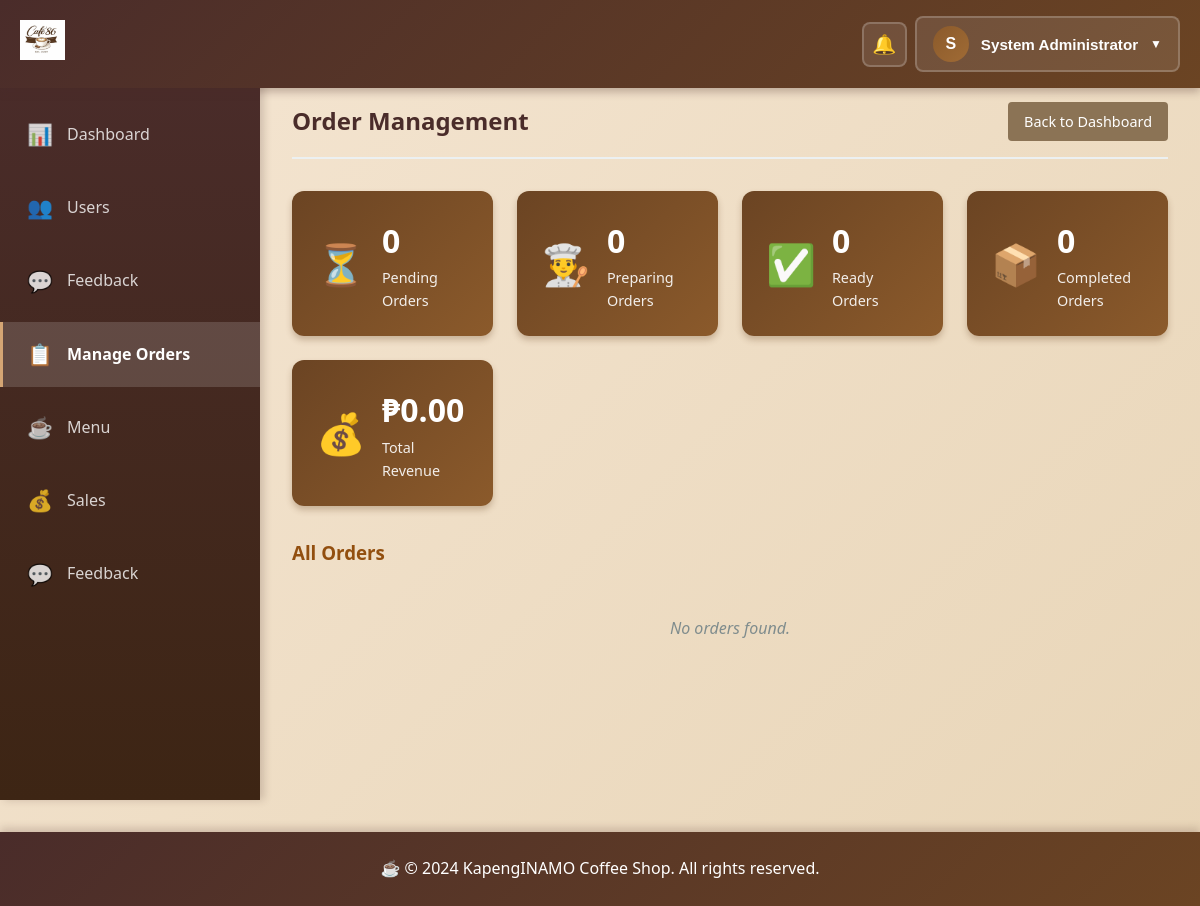
The app's page /admin/orders.php (signed in), older data.
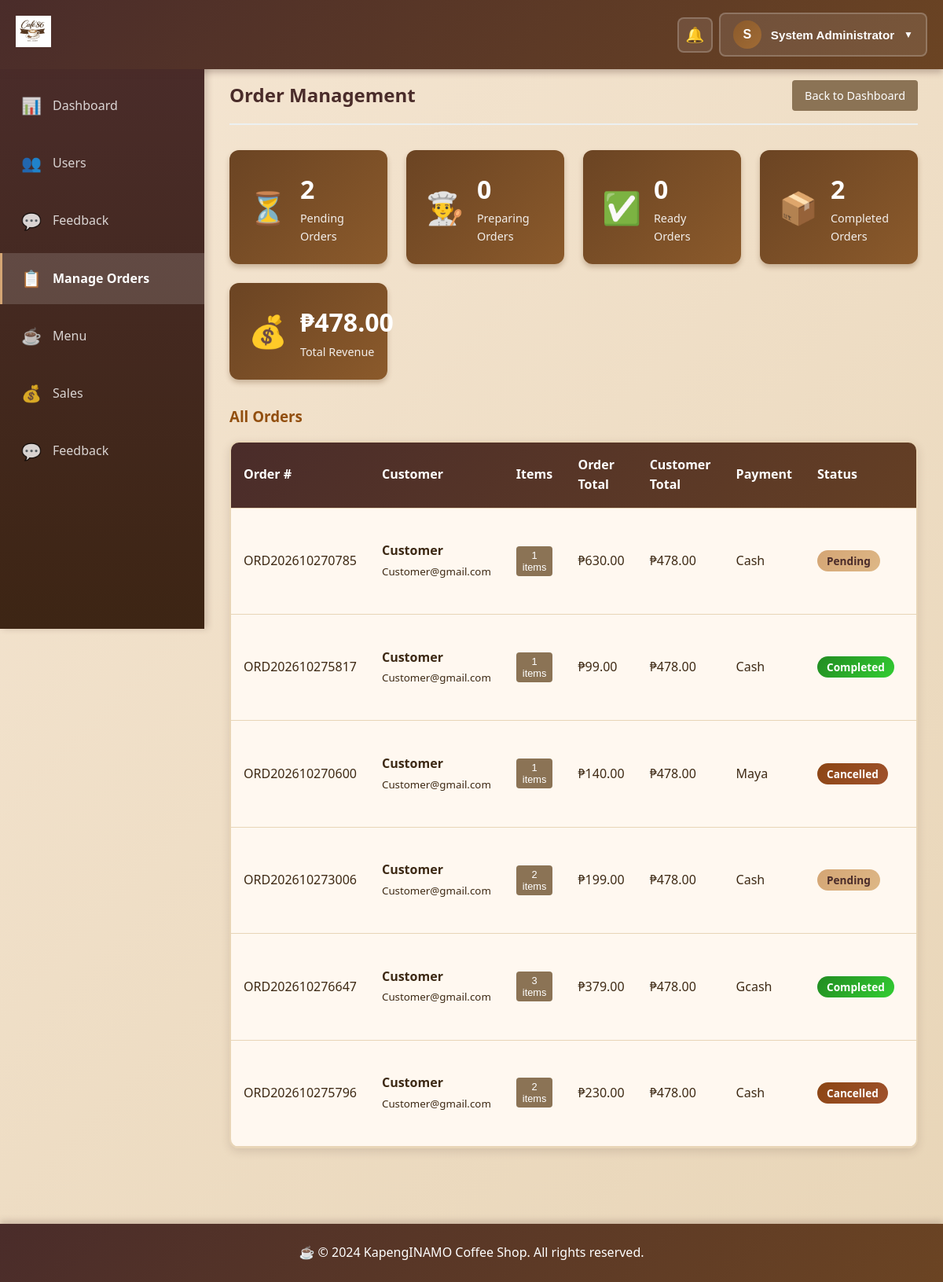
The same page, newer data.
### tables this page shows
CREATE TABLE `orders` (
  `id` int(11) NOT NULL,
  `user_id` int(11) DEFAULT NULL,
  `order_number` varchar(20) NOT NULL,
  `total_amount` decimal(10,2) NOT NULL,
  `status` enum('pending','preparing','ready','completed','cancelled') DEFAULT 'pending',
  `payment_method` varchar(50) DEFAULT NULL,
  `notes` text DEFAULT NULL,
  `created_at` timestamp NULL DEFAULT current_timestamp(),
  `updated_at` timestamp NULL DEFAULT current_timestamp() ON UPDATE current_timestamp()
);

CREATE TABLE `users` (
  `id` int(11) NOT NULL,
  `username` varchar(50) NOT NULL,
  `email` varchar(100) NOT NULL,
  `password` varchar(255) NOT NULL,
  `full_name` varchar(100) NOT NULL,
  `role` enum('admin','staff','customer') NOT NULL DEFAULT 'customer',
  `phone` varchar(20) DEFAULT NULL,
  `address` text DEFAULT NULL,
  `created_at` timestamp NULL DEFAULT current_timestamp(),
  `updated_at` timestamp NULL DEFAULT current_timestamp() ON UPDATE current_timestamp()
);

### includes/session.php (called while the page is built, shortened)
<?php
function isAdmin() {
    return isset($_SESSION['role']) && $_SESSION['role'] === 'admin';
}
?>

### admin/orders.php (the view, shortened to what this page needs)
<?php
require_once '../includes/db.php';
require_once '../includes/session.php';
try {
    $orders = $pdo->query("
        SELECT o.*, u.full_name, u.email,
               (SELECT COUNT(*) FROM order_items WHERE order_id = o.id) as item_count,
               COALESCE(
                   (SELECT SUM(subtotal) FROM order_items WHERE order_id = o.id),
                   o.total_amount,
                   0
               ) as calculated_total,
               (SELECT COALESCE(SUM(total_amount), 0) FROM orders WHERE user_id = o.user_id AND status = 'completed') as customer_total_spent
        FROM orders o
        LEFT JOIN users u ON o.user_id = u.id
        ORDER BY o.created_at DESC
    ")->fetchAll();
    $total_revenue = 0;
    foreach ($orders as $order) {
        if ($order['status'] === 'completed') {
            $total_revenue += floatval($order['total_amount']);
        }
    }
} catch(PDOException $e) {
    $orders = [];
    $total_revenue = 0;
}
?>
<?php require_once '../includes/header.php'; ?>
<div class="page-header">
    <h2>Order Management</h2>
    <a href="/KapengINAMO/dashboard.php" class="btn btn-secondary">Back to Dashboard</a>
</div>
<div class="stats-grid">
    <div class="stat-card">
        <div class="stat-icon">⏳</div>
        <div class="stat-info">
            <h3><?php echo count(array_filter($orders, fn($o) => $o['status'] === 'pending')); ?></h3>
            <p>Pending Orders</p>
        </div>
    </div>
    <div class="stat-card">
        <div class="stat-icon">👨‍🍳</div>
        <div class="stat-info">
            <h3><?php echo count(array_filter($orders, fn($o) => $o['status'] === 'preparing')); ?></h3>
            <p>Preparing Orders</p>
        </div>
    </div>
    <div class="stat-card">
        <div class="stat-icon">✅</div>
        <div class="stat-info">
            <h3><?php echo count(array_filter($orders, fn($o) => $o['status'] === 'ready')); ?></h3>
            <p>Ready Orders</p>
        </div>
    </div>
    <div class="stat-card">
        <div class="stat-icon">📦</div>
        <div class="stat-info">
            <h3><?php echo count(array_filter($orders, fn($o) => $o['status'] === 'completed')); ?></h3>
            <p>Completed Orders</p>
        </div>
    </div>
    <?php if (isAdmin()): ?>
    <div class="stat-card">
        <div class="stat-icon">💰</div>
        <div class="stat-info">
            <h3>₱<?php echo number_format($total_revenue, 2); ?></h3>
            <p>Total Revenue</p>
        </div>
    </div>
    <?php endif; ?>
</div>
<div class="dashboard-section">
    <h3>All Orders</h3>
    <?php if (empty($orders)): ?>
        <p class="no-data">No orders found.</p>
    <?php else: ?>
        <div class="table-container">
            <table class="data-table">
                <thead>
                    <tr>
                        <th>Order #</th>
                        <th>Customer</th>
                        <th>Items</th>
                        <th>Order Total</th>
                        <th>Customer Total</th>
                        <th>Payment</th>
                        <th>Status</th>
                        <th>Date</th>
                    </tr>
                </thead>
                <tbody>
                    <?php foreach ($orders as $order): ?>
                        <tr>
                            <td><?php echo htmlspecialchars($order['order_number']); ?></td>
                            <td>
                                <strong><?php echo htmlspecialchars($order['full_name'] ?? 'Guest'); ?></strong><br>
                                <small><?php echo htmlspecialchars($order['email'] ?? ''); ?></small>
                            </td>
                            <td>
                                <button class="btn btn-sm btn-secondary" onclick="viewOrderDetails(<?php echo $order['id']; ?>)">
                                    <?php echo $order['item_count']; ?> items
                                </button>
                            </td>
                            <td>₱<?php echo number_format($order['calculated_total'], 2); ?></td>
                            <td>₱<?php echo number_format(floatval($order['customer_total_spent']), 2); ?></td>
                            <td><?php echo ucfirst($order['payment_method']); ?></td>
                            <td><span class="badge badge-<?php echo $order['status']; ?>"><?php echo ucfirst($order['status']); ?></span></td>
                            <td><?php echo date('M d, Y H:i', strtotime($order['created_at'])); ?></td>
                        </tr>
                    <?php endforeach; ?>
                </tbody>
            </table>
        </div>
    <?php endif; ?>
</div>
<?php require_once '../includes/footer.php'; ?>

Row changes from the older to the newer data that the page shows:
added orders: order_number "ORD202610270785", user.full_name "Customer", user.email "Customer@gmail.com", item_count "1", calculated_total "630.00", customer_total_spent "478.00", payment_method "Cash", status "Pending"
added orders: order_number "ORD202610275817", user.full_name "Customer", user.email "Customer@gmail.com", item_count "1", calculated_total "99.00", customer_total_spent "478.00", payment_method "Cash", status "Completed"
added orders: order_number "ORD202610270600", user.full_name "Customer", user.email "Customer@gmail.com", item_count "1", calculated_total "140.00", customer_total_spent "478.00", payment_method "Maya", status "Cancelled"
added orders: order_number "ORD202610273006", user.full_name "Customer", user.email "Customer@gmail.com", item_count "2", calculated_total "199.00", customer_total_spent "478.00", payment_method "Cash", status "Pending"
added orders: order_number "ORD202610276647", user.full_name "Customer", user.email "Customer@gmail.com", item_count "3", calculated_total "379.00", customer_total_spent "478.00", payment_method "Gcash", status "Completed"
added orders: order_number "ORD202610275796", user.full_name "Customer", user.email "Customer@gmail.com", item_count "2", calculated_total "230.00", customer_total_spent "478.00", payment_method "Cash", status "Cancelled"
Text that changed along with them:
count(array_filter($orders, fn($o) => $o['status'] === 'pending')): "0" → "2"
count(array_filter($orders, fn($o) => $o['status'] === 'completed')): "0" → "2"
$total_revenue: "0.00" → "478.00"
text no longer shown: "No orders found."
text now shown: "Order # Customer Items Order Total Customer Total Payment Status"
